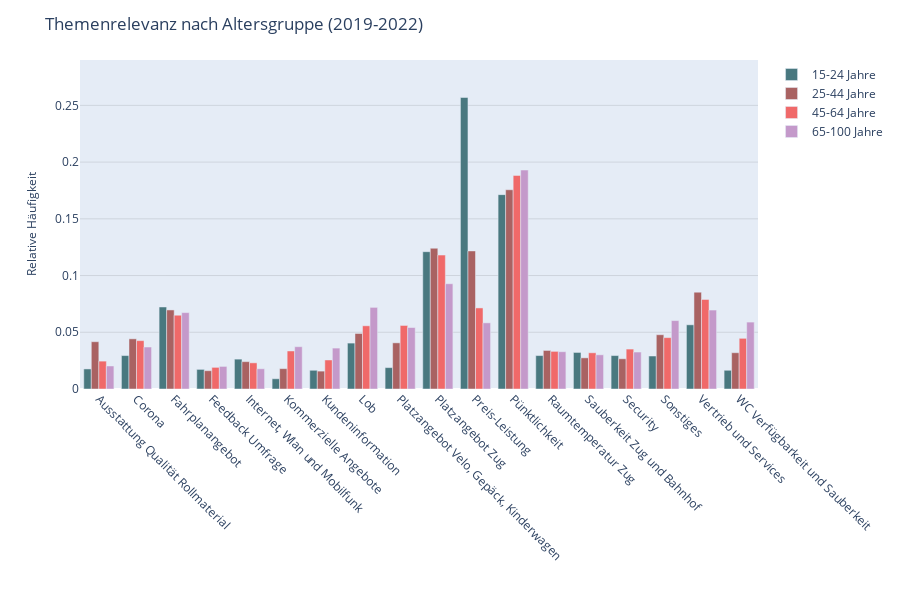

Notebook code cell kept with this figure:
### Code cell
barchart_agegroup = create_grouped_barchart(df_agegroup,
                                            x_col="CustomName",
                                            y_col="relative_count",
                                            color_col="S_alter_grouped",
                                            color_discrete_sequence=color_discrete_sequence,
                                            title="Themenrelevanz nach Altersgruppe (2019-2022)",
                                            xaxis_title='',
                                            yaxis_title='',
                                            legend_title='',
                                            template=template,
                                            path=path,
                                            filename="Themenrelevanz_Altersgruppe")

### Figure 1 — Plotly figure (JSON) as saved in the notebook; plotly's stock layout.template omitted (floating-point values rounded to 4 significant figures)
{"data": [{"alignmentgroup": "True", "customdata": [["15-24 Jahre"], ["15-24 Jahre"], ["15-24 Jahre"], ["15-24 Jahre"], ["15-24 Jahre"], ["15-24 Jahre"], ["15-24 Jahre"], ["15-24 Jahre"], ["15-24 Jahre"], ["15-24 Jahre"], ["15-24 Jahre"], ["15-24 Jahre"], ["15-24 Jahre"], ["15-24 Jahre"], ["15-24 Jahre"], ["15-24 Jahre"], ["15-24 Jahre"], ["15-24 Jahre"]], "hovertemplate": "S_alter_grouped=%{customdata[0]}<br>CustomName=%{x}<br>relative_count=%{y}<extra></extra>", "legendgroup": "15-24 Jahre", "marker": {"color": "#49787F", "pattern": {"shape": ""}}, "name": "15-24 Jahre", "offsetgroup": "15-24 Jahre", "orientation": "v", "showlegend": true, "textposition": "auto", "type": "bar", "x": ["Ausstattung Qualität Rollmaterial", "Corona", "Fahrplanangebot", "Feedback Umfrage", "Internet, Wlan und Mobilfunk", "Kommerzielle Angebote", "Kundeninformation", "Lob", "Platzangebot Velo, Gepäck, Kinderwagen", "Platzangebot Zug", "Preis-Leistung", "Pünktlichkeit", "Raumtemperatur Zug", "Sauberkeit Zug und Bahnhof", "Security", "Sonstiges", "Vertrieb und Services", "WC Verfügbarkeit und Sauberkeit"], "xaxis": "x", "y": [0.01768, 0.02947, 0.0723, 0.01729, 0.02633, 0.009037, 0.0165, 0.04047, 0.01886, 0.121, 0.257, 0.1713, 0.02947, 0.03222, 0.02947, 0.02908, 0.05658, 0.0165], "yaxis": "y"}, {"alignmentgroup": "True", "customdata": [["25-44 Jahre"], ["25-44 Jahre"], ["25-44 Jahre"], ["25-44 Jahre"], ["25-44 Jahre"], ["25-44 Jahre"], ["25-44 Jahre"], ["25-44 Jahre"], ["25-44 Jahre"], ["25-44 Jahre"], ["25-44 Jahre"], ["25-44 Jahre"], ["25-44 Jahre"], ["25-44 Jahre"], ["25-44 Jahre"], ["25-44 Jahre"], ["25-44 Jahre"], ["25-44 Jahre"]], "hovertemplate": "S_alter_grouped=%{customdata[0]}<br>CustomName=%{x}<br>relative_count=%{y}<extra></extra>", "legendgroup": "25-44 Jahre", "marker": {"color": "#A96262", "pattern": {"shape": ""}}, "name": "25-44 Jahre", "offsetgroup": "25-44 Jahre", "orientation": "v", "showlegend": true, "textposition": "auto", "type": "bar", "x": ["Ausstattung Qualität Rollmaterial", "Corona", "Fahrplanangebot", "Feedback Umfrage", "Internet, Wlan und Mobilfunk", "Kommerzielle Angebote", "Kundeninformation", "Lob", "Platzangebot Velo, Gepäck, Kinderwagen", "Platzangebot Zug", "Preis-Leistung", "Pünktlichkeit", "Raumtemperatur Zug", "Sauberkeit Zug und Bahnhof", "Security", "Sonstiges", "Vertrieb und Services", "WC Verfügbarkeit und Sauberkeit"], "xaxis": "x", "y": [0.04169, 0.04422, 0.06969, 0.01613, 0.02411, 0.01794, 0.01577, 0.04894, 0.04069, 0.1241, 0.1217, 0.1756, 0.03398, 0.02746, 0.02664, 0.04785, 0.08536, 0.03199], "yaxis": "y"}, {"alignmentgroup": "True", "customdata": [["45-64 Jahre"], ["45-64 Jahre"], ["45-64 Jahre"], ["45-64 Jahre"], ["45-64 Jahre"], ["45-64 Jahre"], ["45-64 Jahre"], ["45-64 Jahre"], ["45-64 Jahre"], ["45-64 Jahre"], ["45-64 Jahre"], ["45-64 Jahre"], ["45-64 Jahre"], ["45-64 Jahre"], ["45-64 Jahre"], ["45-64 Jahre"], ["45-64 Jahre"], ["45-64 Jahre"]], "hovertemplate": "S_alter_grouped=%{customdata[0]}<br>CustomName=%{x}<br>relative_count=%{y}<extra></extra>", "legendgroup": "45-64 Jahre", "marker": {"color": "#F06969", "pattern": {"shape": ""}}, "name": "45-64 Jahre", "offsetgroup": "45-64 Jahre", "orientation": "v", "showlegend": true, "textposition": "auto", "type": "bar", "x": ["Ausstattung Qualität Rollmaterial", "Corona", "Fahrplanangebot", "Feedback Umfrage", "Internet, Wlan und Mobilfunk", "Kommerzielle Angebote", "Kundeninformation", "Lob", "Platzangebot Velo, Gepäck, Kinderwagen", "Platzangebot Zug", "Preis-Leistung", "Pünktlichkeit", "Raumtemperatur Zug", "Sauberkeit Zug und Bahnhof", "Security", "Sonstiges", "Vertrieb und Services", "WC Verfügbarkeit und Sauberkeit"], "xaxis": "x", "y": [0.02458, 0.04263, 0.06504, 0.01907, 0.02308, 0.03351, 0.02559, 0.05572, 0.05601, 0.1181, 0.07146, 0.1883, 0.03317, 0.03192, 0.0352, 0.04529, 0.07894, 0.04466], "yaxis": "y"}, {"alignmentgroup": "True", "customdata": [["65-100 Jahre"], ["65-100 Jahre"], ["65-100 Jahre"], ["65-100 Jahre"], ["65-100 Jahre"], ["65-100 Jahre"], ["65-100 Jahre"], ["65-100 Jahre"], ["65-100 Jahre"], ["65-100 Jahre"], ["65-100 Jahre"], ["65-100 Jahre"], ["65-100 Jahre"], ["65-100 Jahre"], ["65-100 Jahre"], ["65-100 Jahre"], ["65-100 Jahre"], ["65-100 Jahre"]], "hovertemplate": "S_alter_grouped=%{customdata[0]}<br>CustomName=%{x}<br>relative_count=%{y}<extra></extra>", "legendgroup": "65-100 Jahre", "marker": {"color": "#C499CA", "pattern": {"shape": ""}}, "name": "65-100 Jahre", "offsetgroup": "65-100 Jahre", "orientation": "v", "showlegend": true, "textposition": "auto", "type": "bar", "x": ["Ausstattung Qualität Rollmaterial", "Corona", "Fahrplanangebot", "Feedback Umfrage", "Internet, Wlan und Mobilfunk", "Kommerzielle Angebote", "Kundeninformation", "Lob", "Platzangebot Velo, Gepäck, Kinderwagen", "Platzangebot Zug", "Preis-Leistung", "Pünktlichkeit", "Raumtemperatur Zug", "Sauberkeit Zug und Bahnhof", "Security", "Sonstiges", "Vertrieb und Services", "WC Verfügbarkeit und Sauberkeit"], "xaxis": "x", "y": [0.02029, 0.03701, 0.06734, 0.01991, 0.01785, 0.03729, 0.03607, 0.07195, 0.05419, 0.0928, 0.05833, 0.193, 0.03287, 0.03015, 0.03259, 0.0603, 0.0696, 0.05898], "yaxis": "y"}], "layout": {"barmode": "group", "height": 600, "legend": {"title": {"text": ""}, "tracegroupgap": 0}, "margin": {"t": 60}, "title": {"text": "Themenrelevanz nach Altersgruppe (2019-2022)"}, "width": 900, "xaxis": {"anchor": "y", "automargin": true, "domain": [0, 1], "showgrid": false, "tickangle": 45, "tickfont": {"size": 12}, "tickmode": "array", "ticktext": ["Ausstattung Qualität Rollmaterial", "Corona", "Fahrplanangebot", "Feedback Umfrage", "Internet, Wlan und Mobilfunk", "Kommerzielle Angebote", "Kundeninformation", "Lob", "Platzangebot Velo, Gepäck, Kinderwagen", "Platzangebot Zug", "Preis-Leistung", "Pünktlichkeit", "Raumtemperatur Zug", "Sauberkeit Zug und Bahnhof", "Security", "Sonstiges", "Vertrieb und Services", "WC Verfügbarkeit und Sauberkeit", "Ausstattung Qualität Rollmaterial", "Corona", "Fahrplanangebot", "Feedback Umfrage", "Internet, Wlan und Mobilfunk", "Kommerzielle Angebote", "Kundeninformation", "Lob", "Platzangebot Velo, Gepäck, Kinderwagen", "Platzangebot Zug", "Preis-Leistung", "Pünktlichkeit", "Raumtemperatur Zug", "Sauberkeit Zug und Bahnhof", "Security", "Sonstiges", "Vertrieb und Services", "WC Verfügbarkeit und Sauberkeit", "Ausstattung Qualität Rollmaterial", "Corona", "Fahrplanangebot", "Feedback Umfrage", "Internet, Wlan und Mobilfunk", "Kommerzielle Angebote", "Kundeninformation", "Lob", "Platzangebot Velo, Gepäck, Kinderwagen", "Platzangebot Zug", "Preis-Leistung", "Pünktlichkeit", "Raumtemperatur Zug", "Sauberkeit Zug und Bahnhof", "Security", "Sonstiges", "Vertrieb und Services", "WC Verfügbarkeit und Sauberkeit", "Ausstattung Qualität Rollmaterial", "Corona", "Fahrplanangebot", "Feedback Umfrage", "Internet, Wlan und Mobilfunk", "Kommerzielle Angebote", "Kundeninformation", "Lob", "Platzangebot Velo, Gepäck, Kinderwagen", "Platzangebot Zug", "Preis-Leistung", "Pünktlichkeit", "Raumtemperatur Zug", "Sauberkeit Zug und Bahnhof", "Security", "Sonstiges", "Vertrieb und Services", "WC Verfügbarkeit und Sauberkeit"], "tickvals": [0, 1, 2, 3, 4, 5, 6, 7, 8, 9, 10, 11, 12, 13, 14, 15, 16, 17, 18, 19, 20, 21, 22, 23, 24, 25, 26, 27, 28, 29, 30, 31, 32, 33, 34, 35, 36, 37, 38, 39, 40, 41, 42, 43, 44, 45, 46, 47, 48, 49, 50, 51, 52, 53, 54, 55, 56, 57, 58, 59, 60, 61, 62, 63, 64, 65, 66, 67, 68, 69, 70, 71], "tickwidth": 1, "title": {"text": ""}}, "yaxis": {"anchor": "x", "domain": [0, 1], "gridcolor": "rgba(0,0,0,0.1)", "gridwidth": 1, "range": [0, 0.29], "showgrid": true, "title": {"font": {"size": 12}, "text": "Relative Häufigkeit"}}}}
